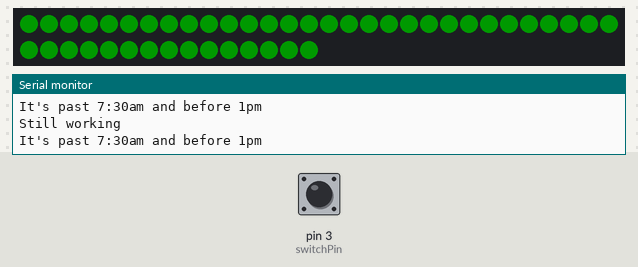
The sketch below on a simulated Arduino Leonardo, built with avr-gcc and run on an emulated ATmega32U4. On the bench: 45 RGB LEDs in strip order, left to right, continuing on the next row, the last lines printed to the serial monitor. Inputs (shaded band) come from the test bench; at power-on: pin 3 (switchPin) HIGH. Dim RGB values are drawn brighter than linear; the local clock reads 2024-03-15 10:24:30 at power-on unless the sketch sets it.

Above: at 1.2 s.
1.3 s: pin 3 (switchPin) pulled LOW for 0.15 s
At 2.5 s:
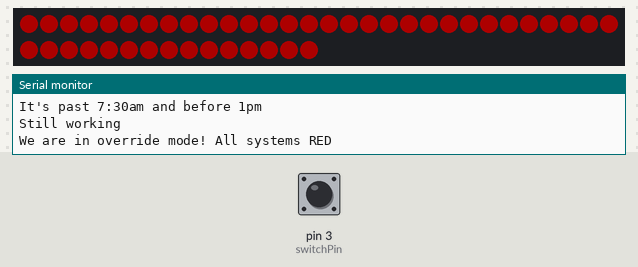
3.5 s: pin 3 (switchPin) pulled LOW for 1 s
At 3.9 s:
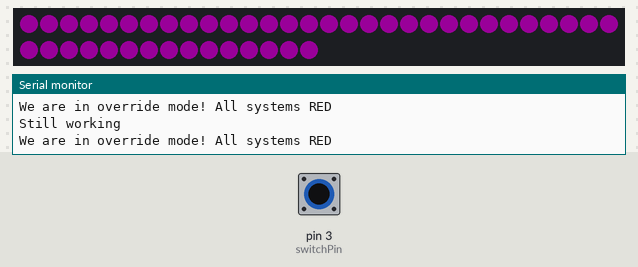
6.0 s: pin 3 (switchPin) pulled LOW for 3.2 s
At 7.5 s:
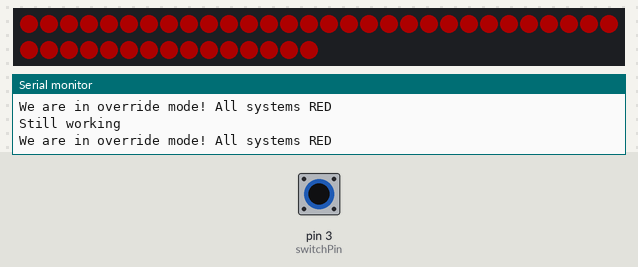
Timing chart, 0 to 9.0 s (numbered marks = the images above; inputs shaded):
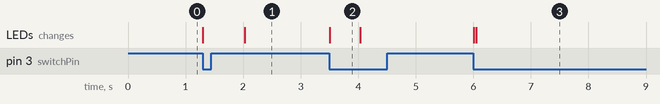

Measured:
- after the input at 1.3 s, the LEDs: first change at once (image 1 shows a later state)
- after the input at 3.5 s, the LEDs: change at once (image 2)
- after the input at 6.0 s, the LEDs: first change at once (image 3 shows a later state)
- what the display in image 2 shows lasts 0.5 s, from 3.5 s to 4.0 s

The sketch:

RenClock.ino
```cpp
// Date and time functions using a DS1307 RTC connected via I2C and Wire lib
#include <Wire.h>
#include "RTClib.h"
#include <FastLED.h>

RTC_DS1307 rtc;

#define NUM_LEDS 45
#define DATA_PIN 5
CRGB leds[NUM_LEDS];

const byte switchPin = 3; // momentary switch on 3, other side connected to ground, 2&3 are interrupt pins
volatile byte state = LOW;
bool override = false; //override is off

char daysOfTheWeek[7][12] = {"Sunday", "Monday", "Tuesday", "Wednesday", "Thursday", "Friday", "Saturday"};

void setup () {
  pinMode(switchPin, INPUT_PULLUP);
  attachInterrupt(digitalPinToInterrupt(switchPin),interruptbutton,CHANGE);

  //digitalWrite(switchPin, HIGH);  // turn on pullup resistor
  //delay(2000);
  //FastLED.addLeds<WS2811, DATA_PIN, RGB>(leds, NUM_LEDS);
  FastLED.addLeds<WS2812, DATA_PIN, GRB>(leds, NUM_LEDS);  // GRB ordering is typical
  fill_solid(leds, NUM_LEDS, CRGB::Green);
  FastLED.setBrightness(50);
  FastLED.show();

  while (!Serial); // for Leonardo/Micro/Zero

  Serial.begin(57600);
  if (! rtc.begin()) {
    Serial.println("Couldn't find RTC");
    while (1);
  }

  if (! rtc.isrunning()) {
    Serial.println("RTC is NOT running!");
    // following line sets the RTC to the date & time this sketch was compiled
    rtc.adjust(DateTime(F(__DATE__), F(__TIME__)));
    // This line sets the RTC with an explicit date & time, for example to set
    // July 16, 2020 at 7am you would call:
    // rtc.adjust(DateTime(2020, 7, 16, 7, 0, 0));
  }
    //rtc.adjust(DateTime(F(__DATE__), F(__TIME__)));
}

void loop () {

  if (override == true) {
    Serial.print("We are in override mode! All systems RED");
    fill_solid(leds, NUM_LEDS, CRGB::Red);
    FastLED.setBrightness(50);
    FastLED.show();
  }
  DateTime now = rtc.now();

//  Serial.print(now.year(), DEC);
//  Serial.print('/');
//  Serial.print(now.month(), DEC);
//  Serial.print('/');
//  Serial.print(now.day(), DEC);
//  Serial.print(" (");
//  Serial.print(daysOfTheWeek[now.dayOfTheWeek()]);
//  Serial.print(") ");
//  Serial.print(now.hour(), DEC);
//  Serial.print(':');
//  Serial.print(now.minute(), DEC);
//  Serial.print(':');
//  Serial.print(now.second(), DEC);
//  Serial.println();
//  if (now.year() == 2020) {
//    Serial.print("\nIt's 2020");
//    fill_solid(leds, NUM_LEDS, CRGB::Red);
//    FastLED.show();
//  }

//Nightime
  if (override == false && ((now.hour() >= 20) || (now.hour() <=7) && now.minute() < 30)) {
    // It's past 8:00pm OR it's before 7:30am
    Serial.print("It's past 7:30pm but before 7:30am");
    fill_solid(leds, NUM_LEDS, CRGB::Red);
    FastLED.setBrightness(50);
    FastLED.show();
  }

//Morning
  if (override == false && ((now.hour() == 7 && now.minute() == 30) || (now.hour() >= 8 && now.hour() < 13))) {
    // hour is 7:30am OR (it's past 8am AND it's before 1pm)
    Serial.print("It's past 7:30am and before 1pm");
    fill_solid(leds, NUM_LEDS, CRGB::Green);
    FastLED.setBrightness(50);
    FastLED.show();
  }

  //Naptime
  if (override == false && (now.hour() >= 13 && now.hour() <= 14) ) {
    // hour is 1:00pm or it's 2:00-2:30
    Serial.print("It's past 1pm or between 2:00pm and 3:00pm");
    fill_solid(leds, NUM_LEDS, CRGB::Red);
    FastLED.setBrightness(50);
    FastLED.show();
  }

  //Afternoon
  if (override == false && (now.hour() > 14 && now.hour() < 20)) {
    // (it's between 3pm AND it's before 8pm)
    Serial.print("It's past 3:00pm and before 8pm");
    fill_solid(leds, NUM_LEDS, CRGB::Green);
    FastLED.setBrightness(50);
    FastLED.show();
  }


  delay(1000); // only update every 1 seconds
  //delay(60000); // only update every 1 minute
//just tests that colors are being sent appropriately

//  fill_solid(leds, NUM_LEDS, CRGB::Purple);
//  FastLED.setBrightness(50); // full brightness throws off the clock for several colors and is too much anyway
//  FastLED.show();
//  delay(3000);
//  fill_solid(leds, NUM_LEDS, CRGB::Black);
//  FastLED.show();
//  delay(3000);

  Serial.println("\nStill working");

}

void interruptbutton() {
  if (digitalRead(switchPin) == LOW) {
  // switch is pressed - pullup keeps pin high normally
  delay(100);                     // delay to debounce switch
  fill_solid(leds, NUM_LEDS, CRGB::Purple);
  FastLED.setBrightness(50);
  FastLED.show();
  override = !override;             // toggle running variable
  delay(1000);
  }
}
```
